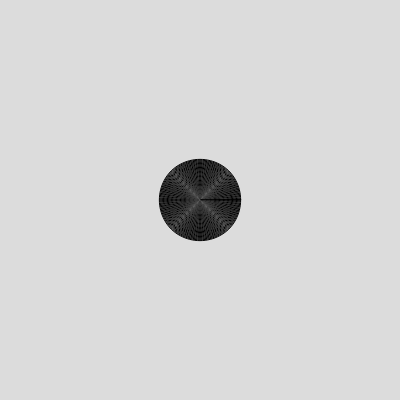
Frame 1 (no input)
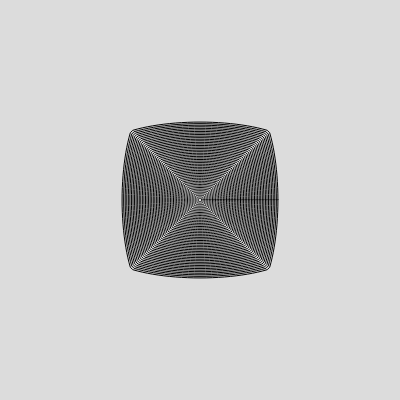
Frame 60 (no input)
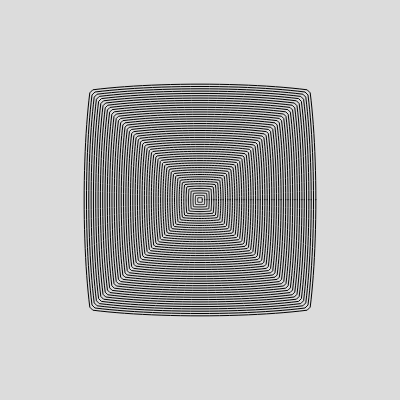
Frame 120 (the mouse pressed at the canvas centre since frame 60)

The p5.js sketch that drew these frames (run headless with seeded random() and noise() and a simulated clock; from frame 60 on, the mouse is pressed at the canvas centre):

// p5.js sketch
// ── sketch.js
let points = 100;
let circle_array;
let circle_radius;
let square_array;
let square_width;
let delta = 0.004;
let count_up_down = 1;
let current_interp_value = 0;
let num_shapes = 50

function setup() {
  createCanvas(400, 400);
  circle_array = new Array();
  square_array = new Array();
  square_width = floor(width * 0.99);
  //create square array
  let square_radius = sqrt((width / 2.0) ** 2 + (height / 2.0) ** 2);
  for (i = 0; i < points; i++) {
    let x = square_radius * cos((i / points) * TWO_PI);
    x = constrain(x, -square_width / 2, square_width / 2);
    let y = square_radius * sin((i / points) * TWO_PI);
    y = constrain(y, -square_width / 2, square_width / 2);
    square_array.push(createVector(x, y));
  }
  //create circle array
  circle_radius = width * 0.1;
  for (i = 0; i < points; i++) {
    let x = circle_radius * cos((i / points) * TWO_PI);
    let y = circle_radius * sin((i / points) * TWO_PI);
    circle_array.push(createVector(x, y));
  }
}

function draw() {
  background(220);
  translate(width / 2, height / 2);
  noFill();
  stroke(0);
  strokeWeight(1);
  if (count_up_down == 1) {
    if (current_interp_value >= 1.0) {
      count_up_down = 0;
      current_interp_value = 1.0;
    } else {
      current_interp_value += delta;
    }
  } else {
    if (current_interp_value <= 0.0) {
      count_up_down = 1;
      current_interp_value = 0.0;
    } else {
      current_interp_value -= delta;
    }
  }

  for (let s = 1; s <= num_shapes; s++) {
    beginShape();
    for (let i = 0; i < points; i++) {
      
      vertex(
        lerp(
          (s / num_shapes) * circle_array[i].x,
          (s / num_shapes) * square_array[i].x,
          current_interp_value
        ),
        lerp(
          (s / num_shapes) * circle_array[i].y,
          (s / num_shapes) * square_array[i].y,
          current_interp_value
        )
      );
      
    }
    endShape(CLOSE);
  }
  /*
  beginShape()
  for(let i = 0; i < points; i++) {
    vertex(square_array[i].x,square_array[i].y )
  }
  endShape(CLOSE)
    beginShape()
  for(let i = 0; i < points; i++) {
    vertex(circle_array[i].x,circle_array[i].y )
  }
  endShape(CLOSE)
  */
}
